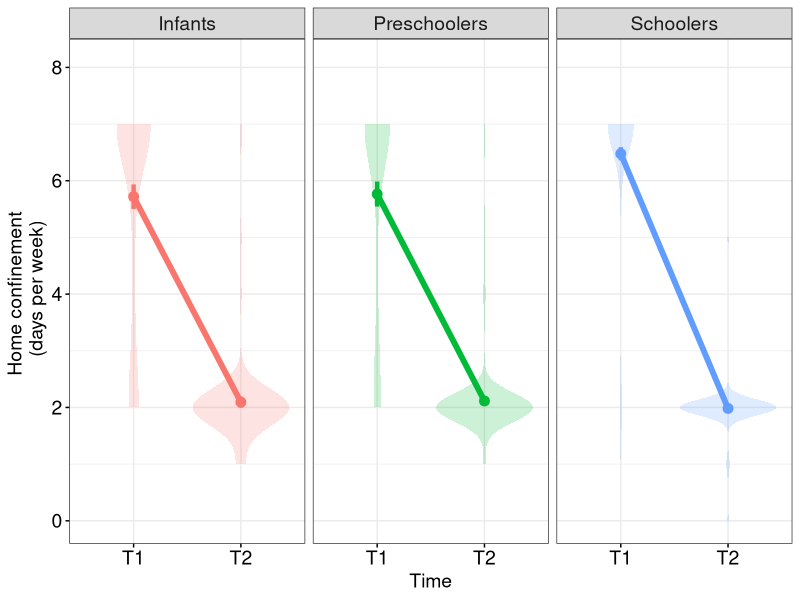
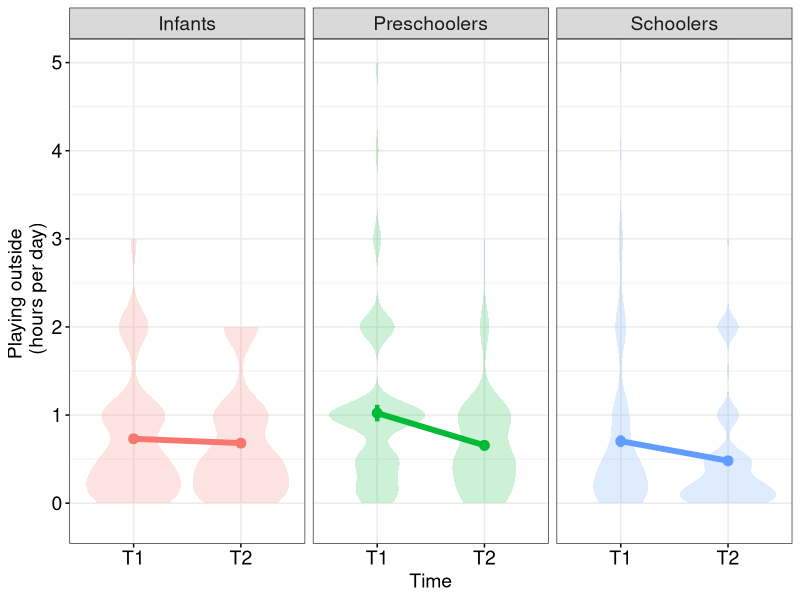
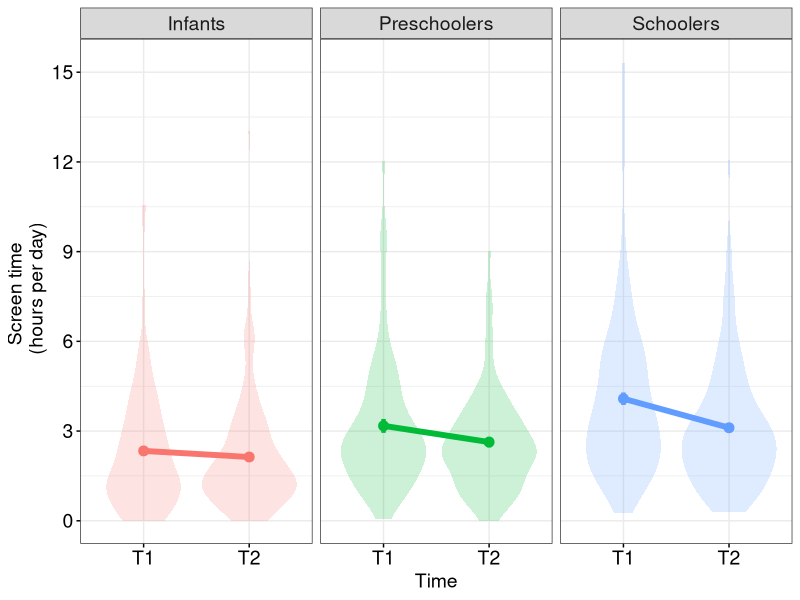
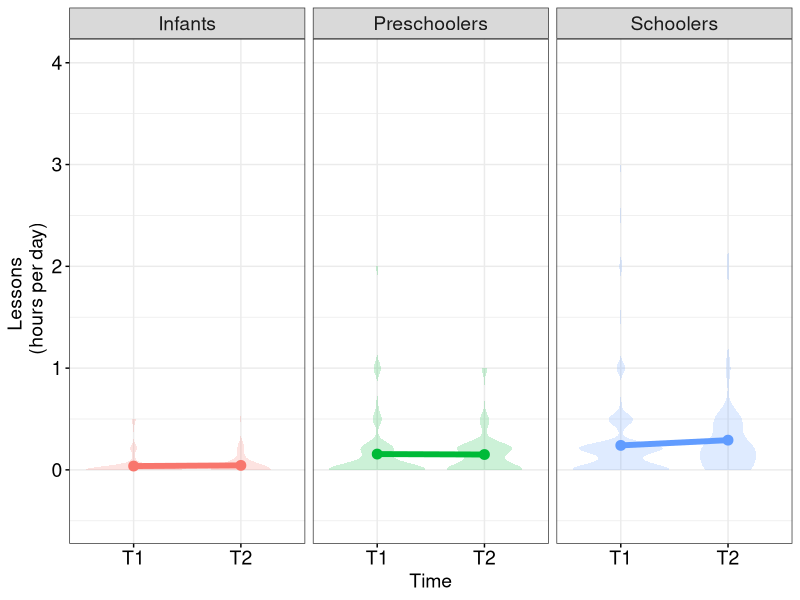
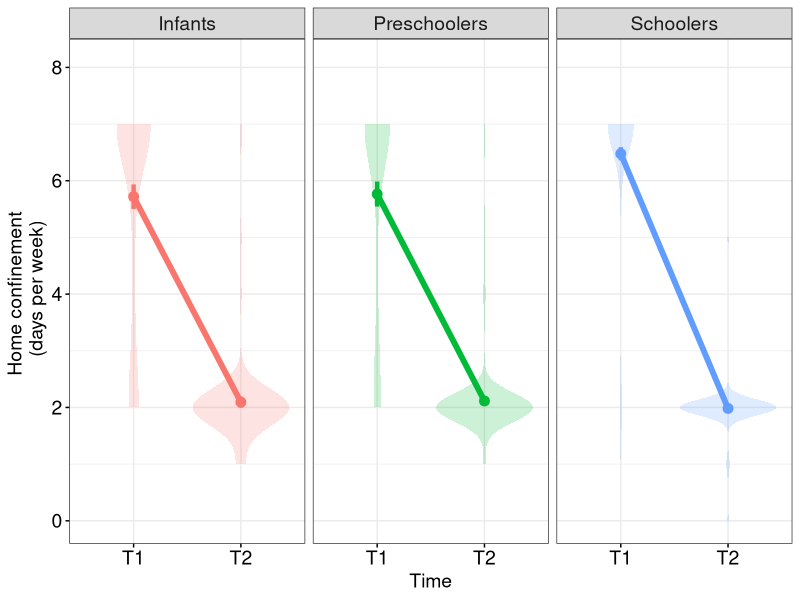
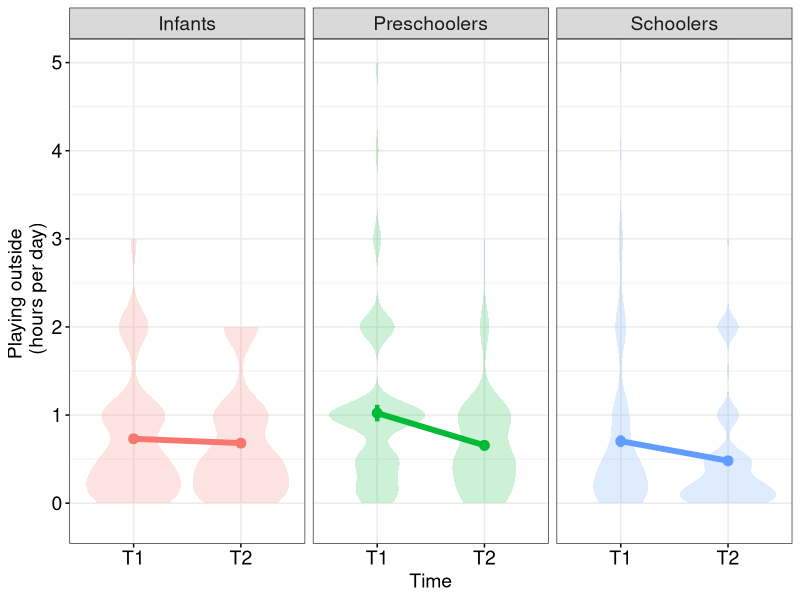
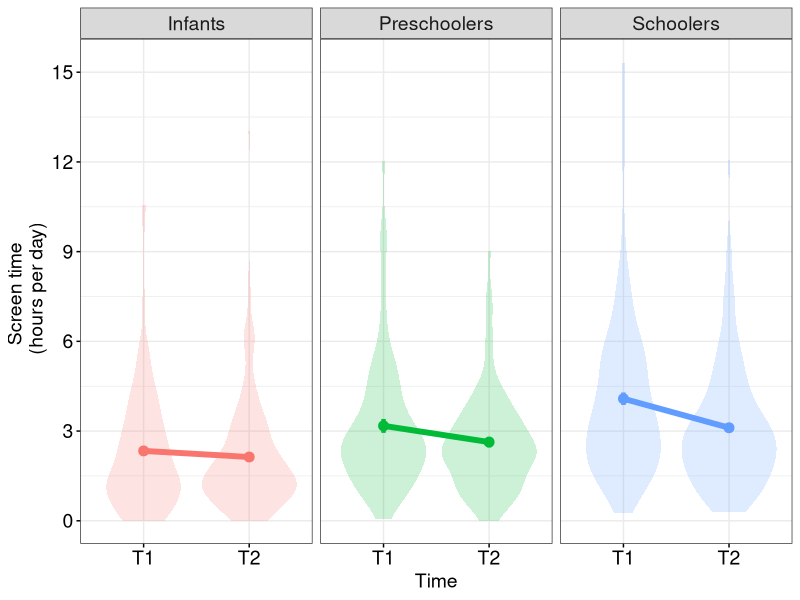
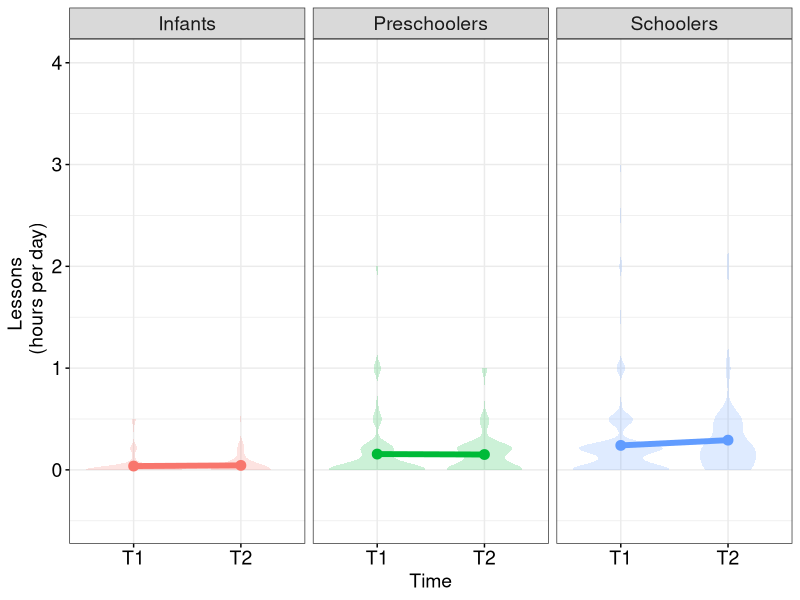

Source code (R) for these figures, in order:
## ---- chunk 1
R.version   # 4.04
library(tidyverse)
library(dplyr)
#regression
library(lme4)
library(lmerTest)
library(emmeans)
## ---- chunk 2
d <- read.csv("../data.csv", header=TRUE) %>% subset(time=="T1" & excludeT1T2!="excluded")
d <- d %>% rbind(read.csv("../data.csv", header=TRUE) %>% subset(time=="T2"))
head(d)
summary(d)
## ---- chunk 3
# Preparation for making figures
thm <-  theme(axis.ticks=element_line(color = "black"),
              axis.text=element_text(size=14, color = "black"),
              axis.title=element_text(size=14, color="black"),
              strip.text=element_text(size=14),
              legend.title=element_text(size=14, color="black"),
              legend.position="none")
## ---- chunk 4
d %>% group_by(time) %>% 
  summarise(Full = n(),
            CountError = sum(is.na(ch_sh)),
            CountNoError = Full - CountError,
            ErrorRarw = CountError / Full,
            Mean = mean(ch_sh, na.rm=TRUE),
            SD   = sd(ch_sh, na.rm=TRUE),
            SE   = SD / sqrt(CountNoError)) %>% as.data.frame()

d %>% group_by(school, time) %>% 
  summarise(Full = n(),
            CountError = sum(is.na(ch_sh)),
            CountNoError = Full - CountError,
            ErrorRarw = CountError / Full,
            Mean = mean(ch_sh, na.rm=TRUE),
            SD   = sd(ch_sh, na.rm=TRUE),
            SE   = SD / sqrt(CountNoError)) %>% as.data.frame() -> d.home  
d.home

subcatlab <- as_labeller(c("inf"="Infants", "presch"="Preschoolers", "sch"="Schoolers"))

d.home %>% ggplot(aes(x=time, fill=school, color=school))+
    geom_violin(data=d[!is.na(d$ch_sh),], aes(y=ch_sh), alpha=0.2, color="NA")+
    geom_point(aes(y=Mean), size=3)+
    geom_linerange(aes(ymin=Mean-SE, ymax=Mean+SE), size=1.5)+
    geom_line(aes(y=Mean, group=school), size=2)+
    facet_wrap(~school, labeller=subcatlab)+
    scale_y_continuous(limits=c(0,8.1))+
    labs(y="Home confinement \n (days per week)", x="Time")+
    theme_bw()+
    thm -> fig.home
fig.home

ggsave(file="fig.home.png", plot=fig.home, dpi=350, width=8, height=3)
## ---- chunk 5
# STATISTICAL TEST
m.home <- lmer(ch_sh ~ school*time+(1|id), data=d)
anova(m.home, ddf="Kenward-Roger")

# MULTIPLE COMPARISON
emmeans(m.home, "school") %>% pairs()

# SIMPLE SLOPE
m.home.comp <- emmeans(m.home, ~school*time)
pairs(m.home.comp, simple="each", combine=TRUE)
## ---- chunk 6
d %>% group_by(time) %>% 
  summarise(Full = n(),
            CountError = sum(is.na(outside_playing)),
            CountNoError = Full - CountError,
            ErrorRarw = CountError / Full,
            Mean = mean(outside_playing, na.rm=TRUE),
            SD   = sd(outside_playing, na.rm=TRUE),
            SE   = SD / sqrt(CountNoError)) %>% as.data.frame()

d %>% group_by(school, time) %>% 
  summarise(Full = n(),
            CountError = sum(is.na(outside_playing)),
            CountNoError = Full - CountError,
            ErrorRarw = CountError / Full,
            Mean = mean(outside_playing, na.rm=TRUE),
            SD   = sd(outside_playing, na.rm=TRUE),
            SE   = SD / sqrt(CountNoError)) %>% as.data.frame() -> d.play  
d.play

d.play %>% ggplot(aes(x=time, fill=school, color=school))+
    geom_violin(data=d[!is.na(d$outside_playing),], aes(y=outside_playing), alpha=0.2, color="NA")+  
    geom_point(aes(y=Mean), size=3)+
    geom_linerange(aes(ymin=Mean-SE, ymax=Mean+SE), size=1.5)+
    geom_line(aes(y=Mean, group=school), size=2)+
    facet_wrap(~school, labeller=subcatlab)+
    scale_y_continuous(limits=c(-0.2,5.01))+
    labs(y="Playing outside \n (hours per day)", x="Time")+
    theme_bw()+
    thm -> fig.play
fig.play

ggsave(file="fig.play.png", plot=fig.play, dpi=350, width=8, height=3)
## ---- chunk 7
# STATISTICAL TEST
m.play <- lmer(outside_playing ~ school*time+(1|id), data=d)
anova(m.play, ddf="Kenward-Roger")

# MULTIPLE COMPARISON
emmeans(m.play, "school") %>% pairs()

# SIMPLE SLOPE
m.play.comp <- emmeans(m.play, ~school*time)
pairs(m.play.comp, simple="each", combine=TRUE) 
## ---- chunk 8
d %>% group_by(time) %>% 
  summarise(Full = n(),
            CountError = sum(is.na(scr_time)),
            CountNoError = Full - CountError,
            ErrorRarw = CountError / Full,
            Mean = mean(scr_time, na.rm=TRUE),
            SD   = sd(scr_time, na.rm=TRUE)) %>% as.data.frame()

d %>% group_by(school, time) %>% 
  summarise(Full = n(),
            CountError = sum(is.na(scr_time)),
            CountNoError = Full - CountError,
            ErrorRarw = CountError / Full,
            Mean = mean(scr_time, na.rm=TRUE),
            SD   = sd(scr_time, na.rm=TRUE),
            SE   = SD / sqrt(CountNoError)) %>% as.data.frame() -> d.scr  
d.scr

d.scr %>% ggplot(aes(x=time, fill=school, color=school))+
    geom_violin(data=d[!is.na(d$scr_time),], aes(y=scr_time), alpha=0.2, color="NA")+ 
    geom_point(aes(y=Mean), size=3)+
    geom_linerange(aes(ymin=Mean-SE, ymax=Mean+SE), size=1.5)+
    geom_line(aes(y=Mean, group=school), size=2)+
    facet_wrap(~school, labeller=subcatlab)+
    scale_y_continuous(limits=c(0,15.35), breaks=seq(0,15,3))+
    labs(y="Screen time \n (hours per day)", x="Time")+
    theme_bw()+
    thm -> fig.scr
fig.scr

ggsave(file="fig.scr.png", plot=fig.scr, dpi=350, width=8, height=3)
## ---- chunk 9
# STATISTICAL TEST
m.scr <- lmer(scr_time ~ school*time+(1|id), data=d)
anova(m.scr, ddf="Kenward-Roger")

# MULTIPLE COMPARISON
emmeans(m.scr, "school") %>% pairs()

# SIMPLE SLOPE
m.scr.comp <- emmeans(m.scr, ~school*time)
pairs(m.scr.comp, simple="each", combine=TRUE) 
## ---- chunk 10
d %>% group_by(time) %>% 
  summarise(Full = n(),
            CountError = sum(is.na(lessons)),
            CountNoError = Full - CountError,
            ErrorRarw = CountError / Full,
            Mean = mean(lessons, na.rm=TRUE),
            SD   = sd(lessons, na.rm=TRUE)) %>% as.data.frame()

d %>% group_by(school, time) %>% 
  summarise(Full = n(),
            CountError = sum(is.na(lessons)),
            CountNoError = Full - CountError,
            ErrorRarw = CountError / Full,
            Mean = mean(lessons, na.rm=TRUE),
            SD   = sd(lessons, na.rm=TRUE),
            SE   = SD / sqrt(CountNoError)) %>% as.data.frame() -> d.lesson  
d.lesson

d.lesson %>% ggplot(aes(x=time, fill=school, color=school))+
    geom_violin(data=d[!is.na(d$lessons),], aes(y=lessons), alpha=0.2, color="NA")+ 
    geom_point(aes(y=Mean), size=3)+
    geom_linerange(aes(ymin=Mean-SE, ymax=Mean+SE), size=1.5)+
    geom_line(aes(y=Mean, group=school), size=2)+
    facet_wrap(~school, labeller=subcatlab)+
    scale_y_continuous(limits=c(-0.5,4.01))+
    labs(y="Lessons \n (hours per day)", x="Time")+
    theme_bw()+
    thm -> fig.lesson
fig.lesson

ggsave(file="fig.lesson.png", plot=fig.lesson, dpi=350, width=8, height=3)
## ---- chunk 11
# STATISTICAL TEST
m.lesson <- lmer(lessons ~ school*time+(1|id), data=d)
anova(m.lesson, ddf="Kenward-Roger")

# MULTIPLE COMPARISON
emmeans(m.lesson, "school") %>% pairs()

# SIMPLE SLOPE
m.lesson.comp <- emmeans(m.lesson, ~school*time)
pairs(m.lesson.comp, simple="each", combine=TRUE) 
